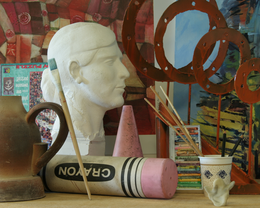
%> input picture src/Stereo Matching/SSD_Matching/proj2-pair1-L.png, 260 x 208 px, shrunk from 640 x 511 before the run
$ octave b3.m   (GNU Octave 9; MATLAB toolbox functions it lacks are replaced by stand-ins)
%> lines starting %> are read from the running program, lines starting %| are printed output that depends on the picture
clear;
clc;
A1 = rgb2gray(imread('proj2-pair1-L.png'));
%> A1: size 208x260 uint8; min 2, max 252, mean 97.9
A2 = rgb2gray(imread('proj2-pair1-R.png'));
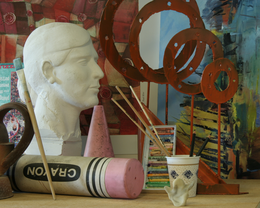
%> input picture src/Stereo Matching/SSD_Matching/proj2-pair1-R.png, 260 x 208 px, shrunk from 640 x 511 before the run
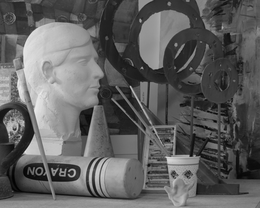
%> A2: size 208x260 uint8; min 2, max 236, mean 95.4
C1 = A1*1.1;
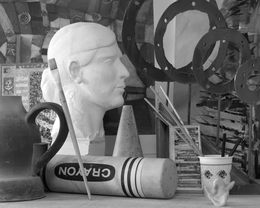
%> C1: size 208x260 uint8; min 2, max 255, mean 107.7
C2 = A2*1.1;
figure(3)
imshow(C1)
figure(4)
imshow(C2)

A1 = imresize(C1,0.3);
%> A1: size 63x78 uint8
A2 = imresize(C2,0.3);
%> A2: size 63x78 uint8
subset = 3;
ss = floor(subset/2);
[r,c] = size(A1);
%> r = 63; c = 78
B1 = zeros(r+2*ss,c+2*ss);
B2 = zeros(r+2*ss,c+2*ss);
B1(1+ss:r+ss,1+ss:c+ss) = A1;
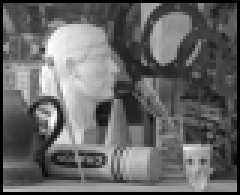
%> B1: size 65x80 double (shown 3 times larger); min 0, max 255, mean 101.8
B2(1+ss:r+ss,1+ss:c+ss) = A2;
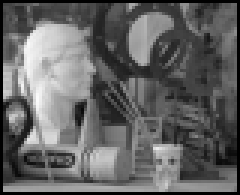
%> B2: size 65x80 double (shown 3 times larger); min 0, max 251, mean 99.2
Dl = zeros(r,c);
Dr = zeros(r,c);
D = zeros(r,c);
SSD = ones(1,c);

%Match from left to right
for i=1:r
    for j=1:c
        %For each pixel in left image
        for jj=1:c
            SSD(jj) = sum(sum((B1(i:i+2*ss,j:j+2*ss)-B2(i:i+2*ss,jj:jj+2*ss)).^2));
        end
        [m,ind] = min(SSD);
        Dl(i,j) = j-ind;
        if SSD(ind)>1000
            Dl(i,j) = 0;
        end
        if Dl(i,j)<10
            Dl(i,j)=10;
        end
        if Dl(i,j)>40
            Dl(i,j) = 0;
        end
    end
end
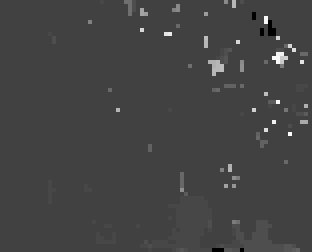
%> Dl: size 63x78 double (shown 4 times larger); min 0, max 39, mean 10.3; drawn with min black and max white
%> after the loop, SSD = 78 values, max 93355 at index 1, min 1741 at index 78, mean 49921
Dl = Dl-min(min(Dl));
Dl = Dl/max(max(Dl));
imwrite(Dl,'disparity_left.png');

%Match from right to left
for i=1:r
    for j=1:c
        %For each pixel in right image
        for jj=1:c
            SSD(jj) = sum(sum((B2(i:i+2*ss,j:j+2*ss)-B1(i:i+2*ss,jj:jj+2*ss)).^2));
        end
        [m,ind] = min(SSD);
        Dr(i,j) = abs(j-ind);
        if SSD(ind)>1000
            Dr(i,j) = 0;
        end
        if Dr(i,j)<10
            Dr(i,j)=10;
        end
        if Dr(i,j)>40
            Dr(i,j) = 0;
        end
    end
end
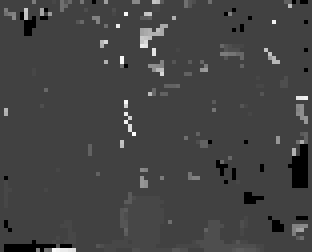
%> Dr: size 63x78 double (shown 4 times larger); min 0, max 39, mean 10.3; mean of the top-left, top-right, bottom-left and bottom-right quarters 10.8, 10.6, 10.2, 9.8; drawn with min black and max white
%> after the loop, SSD = 78 values, max 97364 at index 1, min 1741 at index 78, mean 56958.7
Dr = Dr-min(min(Dr));
Dr = Dr/max(max(Dr));
imwrite(Dr,'disparity_right.png');

figure(1)
imshow(Dl)
figure(2)
imshow(Dr)
